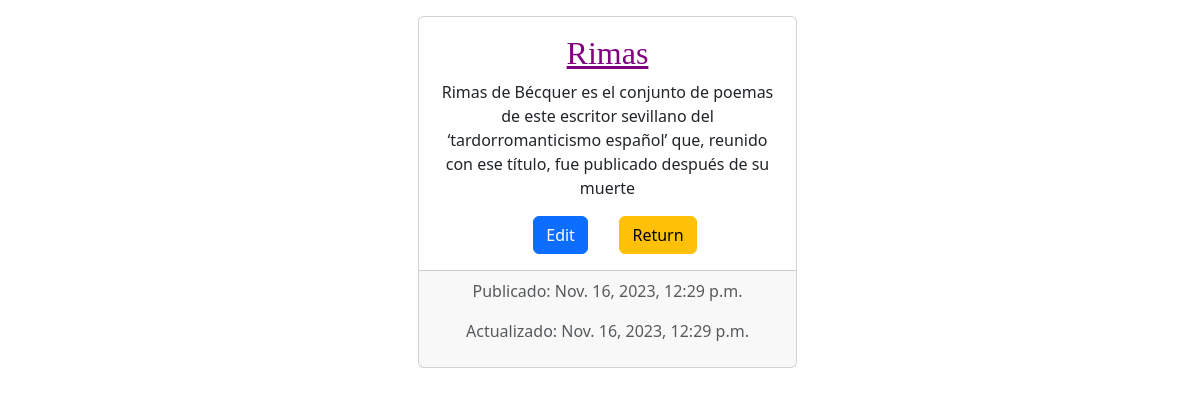
Before: /book/1/ with the older database file.
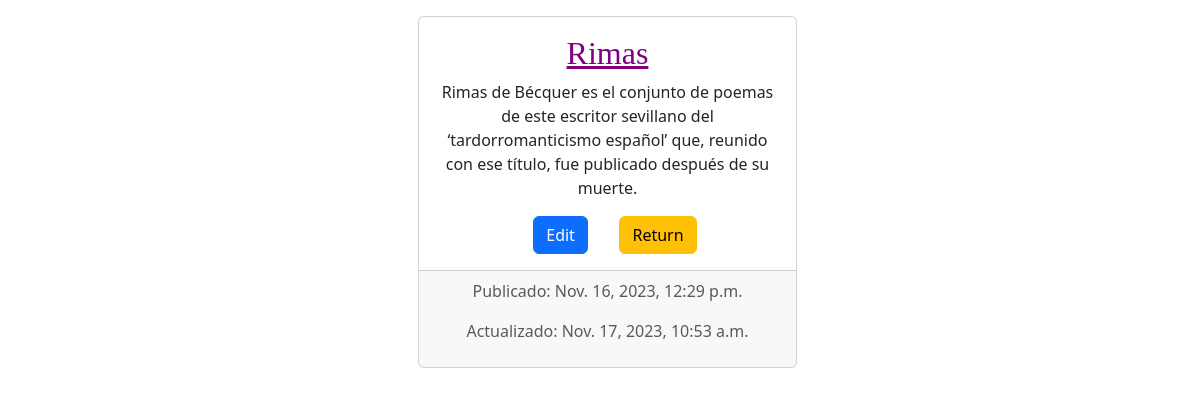
After: the same page with the newer database file.
### books/models.py (models this page shows, shortened)
class Book(models.Model):
    title = models.CharField(max_length=200)
    description = models.TextField()
    author = models.CharField(max_length=100)
    rating = models.PositiveIntegerField(validators=[MaxValueValidator(5)])
    created_at = models.DateTimeField(auto_now_add=True)
    updated_at = models.DateTimeField(auto_now=True)

### books/views.py (the view)
# urls.py: path('book/<int:pk>/', BookDetails.as_view(), name='book_details'),
class BookDetails(View):
    def get(self, request, pk):
        books = Book.objects.get(id=pk)
        return render(request, 'books/details_book.html', {'books': books})

### books/templates/books/details_book.html (shortened to what this page needs)
{% load static %}
<!DOCTYPE html>
<html lang="es">
<head>
    <link href="https://cdn.jsdelivr.net/npm/bootstrap@5.3.2/dist/css/bootstrap.min.css" rel="stylesheet">
    <link rel="stylesheet" href="{% static 'css/style.css' %}">
</head>
<body class="text-center">
    <div class="row pt-3">
        <div class="col-4 offset-4">
            <div class="card text-center">
                <div class="card-body">
                    <h2 class="card-title"><a href="">{{ books.title }} </a></h2>
                    <p class="card-text">{{ books.description|linebreaksbr }} </p>
                <div class="row offset-3">
                    <div class="col-1"><a href="{% url 'book_edit' pk=books.pk %}" class="btn btn-primary">Edit</a></div>
                    <div class="col-6 offset-2"> <a href="{% url 'list_books' %}" class="btn btn-warning">Return</a></div>
                </div>
                </div>
                <div class="card-footer text-body-secondary">
                    <p> Publicado: {{ books.created_at }}</p>
                    <p> Actualizado: {{ books.updated_at }}</p>
                </div>
            </div>
        </div>
    </div>
</body>
</html>

Changed rows visible on the page:
changed Book "Rimas": description "…publicado después de su muerte" → "…publicado después de su muerte."; updated_at "Nov. 16, 2023, 12:29 p.m." → "Nov. 17, 2023, 10:53 a.m."
